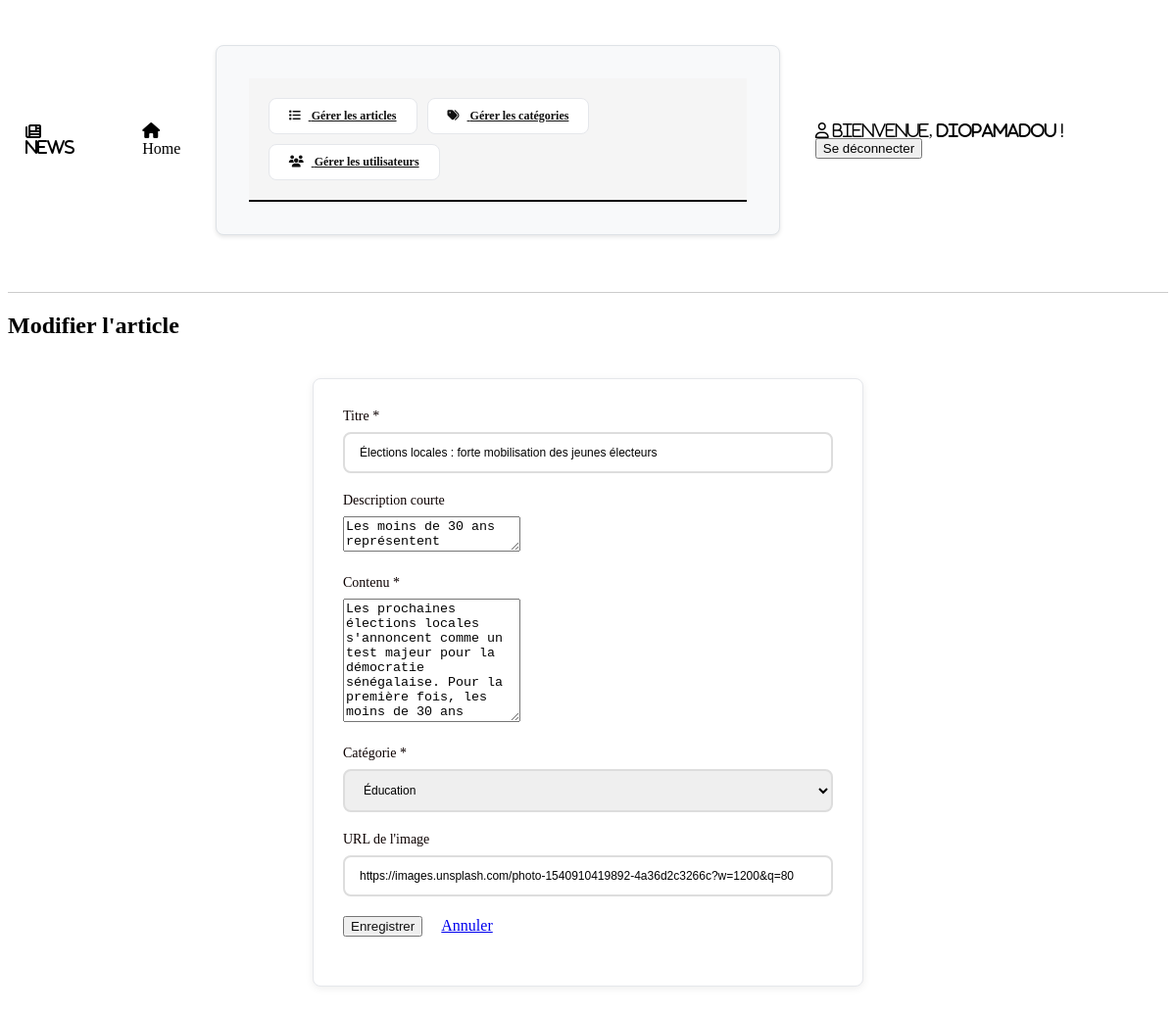
The app's page /articles/modifier.php?id=8 (signed in), older data.
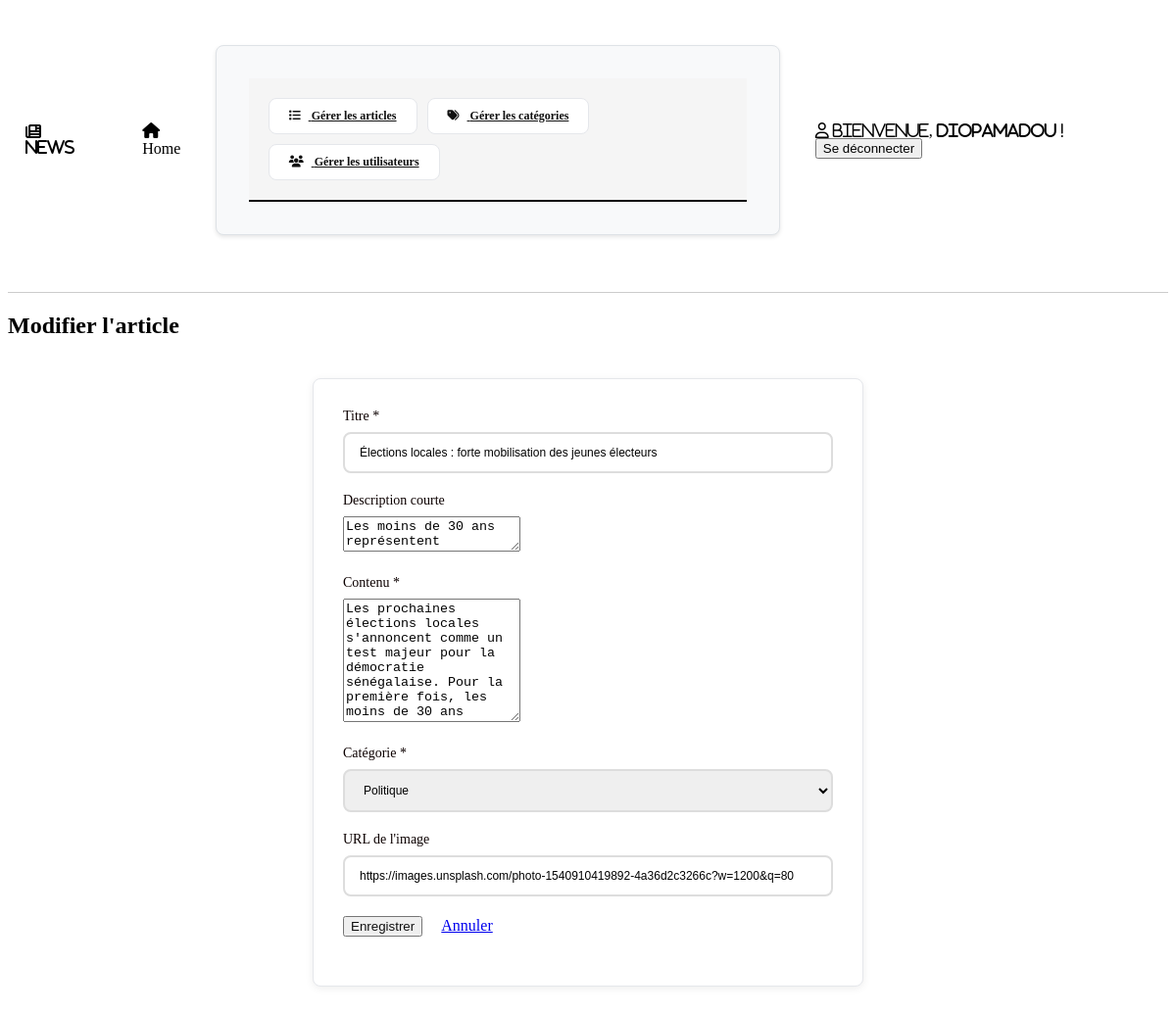
The same page, newer data.
### tables this page shows
CREATE TABLE IF NOT EXISTS articles (
    id                 INT AUTO_INCREMENT PRIMARY KEY,
    titre              VARCHAR(255) NOT NULL,
    description_courte TEXT NOT NULL,
    contenu            TEXT NOT NULL,
    categorie_id       INT NOT NULL,
    editeur_id         INT NOT NULL,
    image_url          VARCHAR(255),
    date_publication   DATETIME DEFAULT CURRENT_TIMESTAMP,

    FOREIGN KEY (categorie_id) REFERENCES categories(id) ON DELETE CASCADE,
    FOREIGN KEY (editeur_id)   REFERENCES utilisateurs(id) ON DELETE CASCADE
);

CREATE TABLE IF NOT EXISTS categories (
    id          INT AUTO_INCREMENT PRIMARY KEY,
    nom         VARCHAR(100) NOT NULL UNIQUE,
    description TEXT
);

### articles/modifier.php (the view, shortened to what this page needs)
<?php
require_once '../db.php';
require_once '../entete.php';
require_once '../menu.php';
$id = (int)($_GET['id'] ?? 0);
$categories = $db->query("SELECT * FROM categories ORDER BY nom")->fetchAll(PDO::FETCH_ASSOC);
$stmt = $db->prepare("SELECT * FROM articles WHERE id = ?");
$stmt->execute([$id]);
$article = $stmt->fetch(PDO::FETCH_ASSOC);
?>
<h2>Modifier l'article</h2>
<form method="POST" class="form-container" action="modifier.php?id=<?= $id ?>" id="form-modifier">
    <div class="form-group">
        <label for="titre">Titre *</label>
        <input type="text" id="titre" name="titre" required maxlength="255" value="<?= htmlspecialchars($article['titre']) ?>">
    </div>
    <div class="form-group">
        <label for="description_courte">Description courte</label>
        <textarea id="description_courte" name="description_courte" rows="2"><?= htmlspecialchars($article['description_courte']) ?></textarea>
    </div>
    <div class="form-group">
        <label for="contenu">Contenu *</label>
        <textarea id="contenu" name="contenu" required rows="8"><?= htmlspecialchars($article['contenu']) ?></textarea>
    </div>
    <div class="form-group">
        <label for="categorie_id">Catégorie *</label>
        <select id="categorie_id" name="categorie_id" required>
            <?php foreach ($categories as $cat): ?>
            <option value="<?= (int)$cat['id'] ?>"
                <?= (int)$cat['id'] === (int)$article['categorie_id'] ? 'selected' : '' ?>>
                <?= htmlspecialchars($cat['nom']) ?>
            </option>
            <?php endforeach; ?>
        </select>
    </div>
    <div class="form-group">
        <label for="image_url">URL de l'image</label>
        <input type="url" id="image_url" name="image_url" value="<?= htmlspecialchars($article['image_url'] ?? '') ?>">
    </div>
    <div class="form-group">
        <button type="submit" class="btn btn-edit">Enregistrer</button>
        <a href="liste.php">Annuler</a>
    </div>
</form>
</body>
</html>

Row changes from the older to the newer data that the page shows:
changed articles "Élections locales : forte mobilisation des jeunes électeurs": categorie_id "Éducation" → "Politique"
